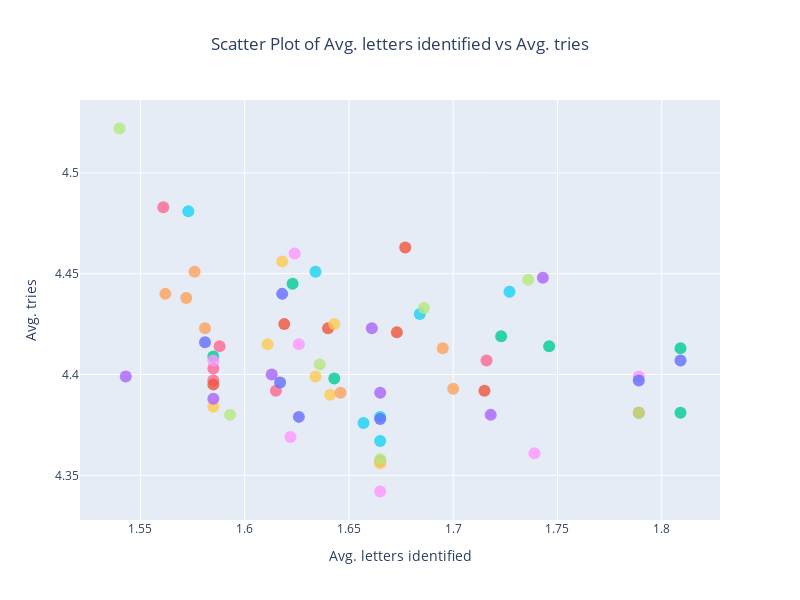

Write notebook code for a chart like this one.
### Markdown cell above
### Scatter Plot of Avg. letters identified vs Avg. tries

### Code cell
plot_guess_stats(
    dataf=guess_stats,
    x_axis_data="avg_letters_identified",
    y_axis_data="tries_mean",
    words="guess",
    title="Avg. letters identified vs Avg. tries",
    xaxis_title="Avg. letters identified",
    yaxis_title="Avg. tries"
)

### Figure 1 — Plotly figure (JSON) as saved in the notebook; plotly's stock layout.template omitted (floating-point values rounded to 4 significant figures)
{"data": [{"hovertemplate": "guess=sarge<br>avg_letters_identified=%{x}<br>tries_mean=%{y}<extra></extra>", "legendgroup": "sarge", "marker": {"color": "#636efa", "opacity": 0.8, "size": 12, "symbol": "circle"}, "mode": "markers", "name": "sarge", "orientation": "v", "showlegend": true, "type": "scatter", "x": [1.618], "xaxis": "x", "y": [4.44], "yaxis": "y"}, {"hovertemplate": "guess=raise<br>avg_letters_identified=%{x}<br>tries_mean=%{y}<extra></extra>", "legendgroup": "raise", "marker": {"color": "#EF553B", "opacity": 0.8, "size": 12, "symbol": "circle"}, "mode": "markers", "name": "raise", "orientation": "v", "showlegend": true, "type": "scatter", "x": [1.789], "xaxis": "x", "y": [4.381], "yaxis": "y"}, {"hovertemplate": "guess=arose<br>avg_letters_identified=%{x}<br>tries_mean=%{y}<extra></extra>", "legendgroup": "arose", "marker": {"color": "#00cc96", "opacity": 0.8, "size": 12, "symbol": "circle"}, "mode": "markers", "name": "arose", "orientation": "v", "showlegend": true, "type": "scatter", "x": [1.809], "xaxis": "x", "y": [4.413], "yaxis": "y"}, {"hovertemplate": "guess=realo<br>avg_letters_identified=%{x}<br>tries_mean=%{y}<extra></extra>", "legendgroup": "realo", "marker": {"color": "#ab63fa", "opacity": 0.8, "size": 12, "symbol": "circle"}, "mode": "markers", "name": "realo", "orientation": "v", "showlegend": true, "type": "scatter", "x": [1.743], "xaxis": "x", "y": [4.448], "yaxis": "y"}, {"hovertemplate": "guess=sayne<br>avg_letters_identified=%{x}<br>tries_mean=%{y}<extra></extra>", "legendgroup": "sayne", "marker": {"color": "#FFA15A", "opacity": 0.8, "size": 12, "symbol": "circle"}, "mode": "markers", "name": "sayne", "orientation": "v", "showlegend": true, "type": "scatter", "x": [1.581], "xaxis": "x", "y": [4.423], "yaxis": "y"}, {"hovertemplate": "guess=sayer<br>avg_letters_identified=%{x}<br>tries_mean=%{y}<extra></extra>", "legendgroup": "sayer", "marker": {"color": "#19d3f3", "opacity": 0.8, "size": 12, "symbol": "circle"}, "mode": "markers", "name": "sayer", "orientation": "v", "showlegend": true, "type": "scatter", "x": [1.684], "xaxis": "x", "y": [4.43], "yaxis": "y"}, {"hovertemplate": "guess=trace<br>avg_letters_identified=%{x}<br>tries_mean=%{y}<extra></extra>", "legendgroup": "trace", "marker": {"color": "#FF6692", "opacity": 0.8, "size": 12, "symbol": "circle"}, "mode": "markers", "name": "trace", "orientation": "v", "showlegend": true, "type": "scatter", "x": [1.585], "xaxis": "x", "y": [4.397], "yaxis": "y"}, {"hovertemplate": "guess=sarin<br>avg_letters_identified=%{x}<br>tries_mean=%{y}<extra></extra>", "legendgroup": "sarin", "marker": {"color": "#B6E880", "opacity": 0.8, "size": 12, "symbol": "circle"}, "mode": "markers", "name": "sarin", "orientation": "v", "showlegend": true, "type": "scatter", "x": [1.593], "xaxis": "x", "y": [4.38], "yaxis": "y"}, {"hovertemplate": "guess=maire<br>avg_letters_identified=%{x}<br>tries_mean=%{y}<extra></extra>", "legendgroup": "maire", "marker": {"color": "#FF97FF", "opacity": 0.8, "size": 12, "symbol": "circle"}, "mode": "markers", "name": "maire", "orientation": "v", "showlegend": true, "type": "scatter", "x": [1.624], "xaxis": "x", "y": [4.46], "yaxis": "y"}, {"hovertemplate": "guess=react<br>avg_letters_identified=%{x}<br>tries_mean=%{y}<extra></extra>", "legendgroup": "react", "marker": {"color": "#FECB52", "opacity": 0.8, "size": 12, "symbol": "circle"}, "mode": "markers", "name": "react", "orientation": "v", "showlegend": true, "type": "scatter", "x": [1.585], "xaxis": "x", "y": [4.384], "yaxis": "y"}, {"hovertemplate": "guess=saice<br>avg_letters_identified=%{x}<br>tries_mean=%{y}<extra></extra>", "legendgroup": "saice", "marker": {"color": "#636efa", "opacity": 0.8, "size": 12, "symbol": "circle"}, "mode": "markers", "name": "saice", "orientation": "v", "showlegend": true, "type": "scatter", "x": [1.626], "xaxis": "x", "y": [4.379], "yaxis": "y"}, {"hovertemplate": "guess=carte<br>avg_letters_identified=%{x}<br>tries_mean=%{y}<extra></extra>", "legendgroup": "carte", "marker": {"color": "#EF553B", "opacity": 0.8, "size": 12, "symbol": "circle"}, "mode": "markers", "name": "carte", "orientation": "v", "showlegend": true, "type": "scatter", "x": [1.585], "xaxis": "x", "y": [4.395], "yaxis": "y"}, {"hovertemplate": "guess=laser<br>avg_letters_identified=%{x}<br>tries_mean=%{y}<extra></extra>", "legendgroup": "laser", "marker": {"color": "#00cc96", "opacity": 0.8, "size": 12, "symbol": "circle"}, "mode": "markers", "name": "laser", "orientation": "v", "showlegend": true, "type": "scatter", "x": [1.746], "xaxis": "x", "y": [4.414], "yaxis": "y"}, {"hovertemplate": "guess=sable<br>avg_letters_identified=%{x}<br>tries_mean=%{y}<extra></extra>", "legendgroup": "sable", "marker": {"color": "#ab63fa", "opacity": 0.8, "size": 12, "symbol": "circle"}, "mode": "markers", "name": "sable", "orientation": "v", "showlegend": true, "type": "scatter", "x": [1.543], "xaxis": "x", "y": [4.399], "yaxis": "y"}, {"hovertemplate": "guess=raine<br>avg_letters_identified=%{x}<br>tries_mean=%{y}<extra></extra>", "legendgroup": "raine", "marker": {"color": "#FFA15A", "opacity": 0.8, "size": 12, "symbol": "circle"}, "mode": "markers", "name": "raine", "orientation": "v", "showlegend": true, "type": "scatter", "x": [1.695], "xaxis": "x", "y": [4.413], "yaxis": "y"}, {"hovertemplate": "guess=scare<br>avg_letters_identified=%{x}<br>tries_mean=%{y}<extra></extra>", "legendgroup": "scare", "marker": {"color": "#19d3f3", "opacity": 0.8, "size": 12, "symbol": "circle"}, "mode": "markers", "name": "scare", "orientation": "v", "showlegend": true, "type": "scatter", "x": [1.657], "xaxis": "x", "y": [4.376], "yaxis": "y"}, {"hovertemplate": "guess=salet<br>avg_letters_identified=%{x}<br>tries_mean=%{y}<extra></extra>", "legendgroup": "salet", "marker": {"color": "#FF6692", "opacity": 0.8, "size": 12, "symbol": "circle"}, "mode": "markers", "name": "salet", "orientation": "v", "showlegend": true, "type": "scatter", "x": [1.665], "xaxis": "x", "y": [4.357], "yaxis": "y"}, {"hovertemplate": "guess=soave<br>avg_letters_identified=%{x}<br>tries_mean=%{y}<extra></extra>", "legendgroup": "soave", "marker": {"color": "#B6E880", "opacity": 0.8, "size": 12, "symbol": "circle"}, "mode": "markers", "name": "soave", "orientation": "v", "showlegend": true, "type": "scatter", "x": [1.54], "xaxis": "x", "y": [4.522], "yaxis": "y"}, {"hovertemplate": "guess=laris<br>avg_letters_identified=%{x}<br>tries_mean=%{y}<extra></extra>", "legendgroup": "laris", "marker": {"color": "#FF97FF", "opacity": 0.8, "size": 12, "symbol": "circle"}, "mode": "markers", "name": "laris", "orientation": "v", "showlegend": true, "type": "scatter", "x": [1.622], "xaxis": "x", "y": [4.369], "yaxis": "y"}, {"hovertemplate": "guess=solar<br>avg_letters_identified=%{x}<br>tries_mean=%{y}<extra></extra>", "legendgroup": "solar", "marker": {"color": "#FECB52", "opacity": 0.8, "size": 12, "symbol": "circle"}, "mode": "markers", "name": "solar", "orientation": "v", "showlegend": true, "type": "scatter", "x": [1.641], "xaxis": "x", "y": [4.39], "yaxis": "y"}, {"hovertemplate": "guess=aeros<br>avg_letters_identified=%{x}<br>tries_mean=%{y}<extra></extra>", "legendgroup": "aeros", "marker": {"color": "#636efa", "opacity": 0.8, "size": 12, "symbol": "circle"}, "mode": "markers", "name": "aeros", "orientation": "v", "showlegend": true, "type": "scatter", "x": [1.809], "xaxis": "x", "y": [4.407], "yaxis": "y"}, {"hovertemplate": "guess=share<br>avg_letters_identified=%{x}<br>tries_mean=%{y}<extra></extra>", "legendgroup": "share", "marker": {"color": "#EF553B", "opacity": 0.8, "size": 12, "symbol": "circle"}, "mode": "markers", "name": "share", "orientation": "v", "showlegend": true, "type": "scatter", "x": [1.64], "xaxis": "x", "y": [4.423], "yaxis": "y"}, {"hovertemplate": "guess=ariel<br>avg_letters_identified=%{x}<br>tries_mean=%{y}<extra></extra>", "legendgroup": "ariel", "marker": {"color": "#00cc96", "opacity": 0.8, "size": 12, "symbol": "circle"}, "mode": "markers", "name": "ariel", "orientation": "v", "showlegend": true, "type": "scatter", "x": [1.723], "xaxis": "x", "y": [4.419], "yaxis": "y"}, {"hovertemplate": "guess=aiery<br>avg_letters_identified=%{x}<br>tries_mean=%{y}<extra></extra>", "legendgroup": "aiery", "marker": {"color": "#ab63fa", "opacity": 0.8, "size": 12, "symbol": "circle"}, "mode": "markers", "name": "aiery", "orientation": "v", "showlegend": true, "type": "scatter", "x": [1.661], "xaxis": "x", "y": [4.423], "yaxis": "y"}, {"hovertemplate": "guess=haole<br>avg_letters_identified=%{x}<br>tries_mean=%{y}<extra></extra>", "legendgroup": "haole", "marker": {"color": "#FFA15A", "opacity": 0.8, "size": 12, "symbol": "circle"}, "mode": "markers", "name": "haole", "orientation": "v", "showlegend": true, "type": "scatter", "x": [1.562], "xaxis": "x", "y": [4.44], "yaxis": "y"}, {"hovertemplate": "guess=stale<br>avg_letters_identified=%{x}<br>tries_mean=%{y}<extra></extra>", "legendgroup": "stale", "marker": {"color": "#19d3f3", "opacity": 0.8, "size": 12, "symbol": "circle"}, "mode": "markers", "name": "stale", "orientation": "v", "showlegend": true, "type": "scatter", "x": [1.665], "xaxis": "x", "y": [4.379], "yaxis": "y"}, {"hovertemplate": "guess=recta<br>avg_letters_identified=%{x}<br>tries_mean=%{y}<extra></extra>", "legendgroup": "recta", "marker": {"color": "#FF6692", "opacity": 0.8, "size": 12, "symbol": "circle"}, "mode": "markers", "name": "recta", "orientation": "v", "showlegend": true, "type": "scatter", "x": [1.585], "xaxis": "x", "y": [4.403], "yaxis": "y"}, {"hovertemplate": "guess=arise<br>avg_letters_identified=%{x}<br>tries_mean=%{y}<extra></extra>", "legendgroup": "arise", "marker": {"color": "#B6E880", "opacity": 0.8, "size": 12, "symbol": "circle"}, "mode": "markers", "name": "arise", "orientation": "v", "showlegend": true, "type": "scatter", "x": [1.789], "xaxis": "x", "y": [4.381], "yaxis": "y"}, {"hovertemplate": "guess=stare<br>avg_letters_identified=%{x}<br>tries_mean=%{y}<extra></extra>", "legendgroup": "stare", "marker": {"color": "#FF97FF", "opacity": 0.8, "size": 12, "symbol": "circle"}, "mode": "markers", "name": "stare", "orientation": "v", "showlegend": true, "type": "scatter", "x": [1.739], "xaxis": "x", "y": [4.361], "yaxis": "y"}, {"hovertemplate": "guess=early<br>avg_letters_identified=%{x}<br>tries_mean=%{y}<extra></extra>", "legendgroup": "early", "marker": {"color": "#FECB52", "opacity": 0.8, "size": 12, "symbol": "circle"}, "mode": "markers", "name": "early", "orientation": "v", "showlegend": true, "type": "scatter", "x": [1.618], "xaxis": "x", "y": [4.456], "yaxis": "y"}, {"hovertemplate": "guess=stela<br>avg_letters_identified=%{x}<br>tries_mean=%{y}<extra></extra>", "legendgroup": "stela", "marker": {"color": "#636efa", "opacity": 0.8, "size": 12, "symbol": "circle"}, "mode": "markers", "name": "stela", "orientation": "v", "showlegend": true, "type": "scatter", "x": [1.665], "xaxis": "x", "y": [4.378], "yaxis": "y"}, {"hovertemplate": "guess=aisle<br>avg_letters_identified=%{x}<br>tries_mean=%{y}<extra></extra>", "legendgroup": "aisle", "marker": {"color": "#EF553B", "opacity": 0.8, "size": 12, "symbol": "circle"}, "mode": "markers", "name": "aisle", "orientation": "v", "showlegend": true, "type": "scatter", "x": [1.715], "xaxis": "x", "y": [4.392], "yaxis": "y"}, {"hovertemplate": "guess=cater<br>avg_letters_identified=%{x}<br>tries_mean=%{y}<extra></extra>", "legendgroup": "cater", "marker": {"color": "#00cc96", "opacity": 0.8, "size": 12, "symbol": "circle"}, "mode": "markers", "name": "cater", "orientation": "v", "showlegend": true, "type": "scatter", "x": [1.585], "xaxis": "x", "y": [4.409], "yaxis": "y"}, {"hovertemplate": "guess=steal<br>avg_letters_identified=%{x}<br>tries_mean=%{y}<extra></extra>", "legendgroup": "steal", "marker": {"color": "#ab63fa", "opacity": 0.8, "size": 12, "symbol": "circle"}, "mode": "markers", "name": "steal", "orientation": "v", "showlegend": true, "type": "scatter", "x": [1.665], "xaxis": "x", "y": [4.391], "yaxis": "y"}, {"hovertemplate": "guess=aures<br>avg_letters_identified=%{x}<br>tries_mean=%{y}<extra></extra>", "legendgroup": "aures", "marker": {"color": "#FFA15A", "opacity": 0.8, "size": 12, "symbol": "circle"}, "mode": "markers", "name": "aures", "orientation": "v", "showlegend": true, "type": "scatter", "x": [1.7], "xaxis": "x", "y": [4.393], "yaxis": "y"}, {"hovertemplate": "guess=slate<br>avg_letters_identified=%{x}<br>tries_mean=%{y}<extra></extra>", "legendgroup": "slate", "marker": {"color": "#19d3f3", "opacity": 0.8, "size": 12, "symbol": "circle"}, "mode": "markers", "name": "slate", "orientation": "v", "showlegend": true, "type": "scatter", "x": [1.665], "xaxis": "x", "y": [4.367], "yaxis": "y"}, {"hovertemplate": "guess=maise<br>avg_letters_identified=%{x}<br>tries_mean=%{y}<extra></extra>", "legendgroup": "maise", "marker": {"color": "#FF6692", "opacity": 0.8, "size": 12, "symbol": "circle"}, "mode": "markers", "name": "maise", "orientation": "v", "showlegend": true, "type": "scatter", "x": [1.615], "xaxis": "x", "y": [4.392], "yaxis": "y"}, {"hovertemplate": "guess=stane<br>avg_letters_identified=%{x}<br>tries_mean=%{y}<extra></extra>", "legendgroup": "stane", "marker": {"color": "#B6E880", "opacity": 0.8, "size": 12, "symbol": "circle"}, "mode": "markers", "name": "stane", "orientation": "v", "showlegend": true, "type": "scatter", "x": [1.636], "xaxis": "x", "y": [4.405], "yaxis": "y"}, {"hovertemplate": "guess=crate<br>avg_letters_identified=%{x}<br>tries_mean=%{y}<extra></extra>", "legendgroup": "crate", "marker": {"color": "#FF97FF", "opacity": 0.8, "size": 12, "symbol": "circle"}, "mode": "markers", "name": "crate", "orientation": "v", "showlegend": true, "type": "scatter", "x": [1.585], "xaxis": "x", "y": [4.407], "yaxis": "y"}, {"hovertemplate": "guess=roast<br>avg_letters_identified=%{x}<br>tries_mean=%{y}<extra></extra>", "legendgroup": "roast", "marker": {"color": "#FECB52", "opacity": 0.8, "size": 12, "symbol": "circle"}, "mode": "markers", "name": "roast", "orientation": "v", "showlegend": true, "type": "scatter", "x": [1.634], "xaxis": "x", "y": [4.399], "yaxis": "y"}, {"hovertemplate": "guess=toise<br>avg_letters_identified=%{x}<br>tries_mean=%{y}<extra></extra>", "legendgroup": "toise", "marker": {"color": "#636efa", "opacity": 0.8, "size": 12, "symbol": "circle"}, "mode": "markers", "name": "toise", "orientation": "v", "showlegend": true, "type": "scatter", "x": [1.581], "xaxis": "x", "y": [4.416], "yaxis": "y"}, {"hovertemplate": "guess=aurei<br>avg_letters_identified=%{x}<br>tries_mean=%{y}<extra></extra>", "legendgroup": "aurei", "marker": {"color": "#EF553B", "opacity": 0.8, "size": 12, "symbol": "circle"}, "mode": "markers", "name": "aurei", "orientation": "v", "showlegend": true, "type": "scatter", "x": [1.677], "xaxis": "x", "y": [4.463], "yaxis": "y"}, {"hovertemplate": "guess=paire<br>avg_letters_identified=%{x}<br>tries_mean=%{y}<extra></extra>", "legendgroup": "paire", "marker": {"color": "#00cc96", "opacity": 0.8, "size": 12, "symbol": "circle"}, "mode": "markers", "name": "paire", "orientation": "v", "showlegend": true, "type": "scatter", "x": [1.623], "xaxis": "x", "y": [4.445], "yaxis": "y"}, {"hovertemplate": "guess=caret<br>avg_letters_identified=%{x}<br>tries_mean=%{y}<extra></extra>", "legendgroup": "caret", "marker": {"color": "#ab63fa", "opacity": 0.8, "size": 12, "symbol": "circle"}, "mode": "markers", "name": "caret", "orientation": "v", "showlegend": true, "type": "scatter", "x": [1.585], "xaxis": "x", "y": [4.388], "yaxis": "y"}, {"hovertemplate": "guess=caste<br>avg_letters_identified=%{x}<br>tries_mean=%{y}<extra></extra>", "legendgroup": "caste", "marker": {"color": "#FFA15A", "opacity": 0.8, "size": 12, "symbol": "circle"}, "mode": "markers", "name": "caste", "orientation": "v", "showlegend": true, "type": "scatter", "x": [1.576], "xaxis": "x", "y": [4.451], "yaxis": "y"}, {"hovertemplate": "guess=stoae<br>avg_letters_identified=%{x}<br>tries_mean=%{y}<extra></extra>", "legendgroup": "stoae", "marker": {"color": "#19d3f3", "opacity": 0.8, "size": 12, "symbol": "circle"}, "mode": "markers", "name": "stoae", "orientation": "v", "showlegend": true, "type": "scatter", "x": [1.727], "xaxis": "x", "y": [4.441], "yaxis": "y"}, {"hovertemplate": "guess=potae<br>avg_letters_identified=%{x}<br>tries_mean=%{y}<extra></extra>", "legendgroup": "potae", "marker": {"color": "#FF6692", "opacity": 0.8, "size": 12, "symbol": "circle"}, "mode": "markers", "name": "potae", "orientation": "v", "showlegend": true, "type": "scatter", "x": [1.561], "xaxis": "x", "y": [4.483], "yaxis": "y"}, {"hovertemplate": "guess=anise<br>avg_letters_identified=%{x}<br>tries_mean=%{y}<extra></extra>", "legendgroup": "anise", "marker": {"color": "#B6E880", "opacity": 0.8, "size": 12, "symbol": "circle"}, "mode": "markers", "name": "anise", "orientation": "v", "showlegend": true, "type": "scatter", "x": [1.686], "xaxis": "x", "y": [4.433], "yaxis": "y"}, {"hovertemplate": "guess=serai<br>avg_letters_identified=%{x}<br>tries_mean=%{y}<extra></extra>", "legendgroup": "serai", "marker": {"color": "#FF97FF", "opacity": 0.8, "size": 12, "symbol": "circle"}, "mode": "markers", "name": "serai", "orientation": "v", "showlegend": true, "type": "scatter", "x": [1.789], "xaxis": "x", "y": [4.399], "yaxis": "y"}, {"hovertemplate": "guess=tesla<br>avg_letters_identified=%{x}<br>tries_mean=%{y}<extra></extra>", "legendgroup": "tesla", "marker": {"color": "#FECB52", "opacity": 0.8, "size": 12, "symbol": "circle"}, "mode": "markers", "name": "tesla", "orientation": "v", "showlegend": true, "type": "scatter", "x": [1.665], "xaxis": "x", "y": [4.356], "yaxis": "y"}, {"hovertemplate": "guess=sabre<br>avg_letters_identified=%{x}<br>tries_mean=%{y}<extra></extra>", "legendgroup": "sabre", "marker": {"color": "#636efa", "opacity": 0.8, "size": 12, "symbol": "circle"}, "mode": "markers", "name": "sabre", "orientation": "v", "showlegend": true, "type": "scatter", "x": [1.617], "xaxis": "x", "y": [4.396], "yaxis": "y"}, {"hovertemplate": "guess=saute<br>avg_letters_identified=%{x}<br>tries_mean=%{y}<extra></extra>", "legendgroup": "saute", "marker": {"color": "#EF553B", "opacity": 0.8, "size": 12, "symbol": "circle"}, "mode": "markers", "name": "saute", "orientation": "v", "showlegend": true, "type": "scatter", "x": [1.619], "xaxis": "x", "y": [4.425], "yaxis": "y"}, {"hovertemplate": "guess=soare<br>avg_letters_identified=%{x}<br>tries_mean=%{y}<extra></extra>", "legendgroup": "soare", "marker": {"color": "#00cc96", "opacity": 0.8, "size": 12, "symbol": "circle"}, "mode": "markers", "name": "soare", "orientation": "v", "showlegend": true, "type": "scatter", "x": [1.809], "xaxis": "x", "y": [4.381], "yaxis": "y"}, {"hovertemplate": "guess=snare<br>avg_letters_identified=%{x}<br>tries_mean=%{y}<extra></extra>", "legendgroup": "snare", "marker": {"color": "#ab63fa", "opacity": 0.8, "size": 12, "symbol": "circle"}, "mode": "markers", "name": "snare", "orientation": "v", "showlegend": true, "type": "scatter", "x": [1.718], "xaxis": "x", "y": [4.38], "yaxis": "y"}, {"hovertemplate": "guess=spare<br>avg_letters_identified=%{x}<br>tries_mean=%{y}<extra></extra>", "legendgroup": "spare", "marker": {"color": "#FFA15A", "opacity": 0.8, "size": 12, "symbol": "circle"}, "mode": "markers", "name": "spare", "orientation": "v", "showlegend": true, "type": "scatter", "x": [1.646], "xaxis": "x", "y": [4.391], "yaxis": "y"}, {"hovertemplate": "guess=coate<br>avg_letters_identified=%{x}<br>tries_mean=%{y}<extra></extra>", "legendgroup": "coate", "marker": {"color": "#19d3f3", "opacity": 0.8, "size": 12, "symbol": "circle"}, "mode": "markers", "name": "coate", "orientation": "v", "showlegend": true, "type": "scatter", "x": [1.573], "xaxis": "x", "y": [4.481], "yaxis": "y"}, {"hovertemplate": "guess=irate<br>avg_letters_identified=%{x}<br>tries_mean=%{y}<extra></extra>", "legendgroup": "irate", "marker": {"color": "#FF6692", "opacity": 0.8, "size": 12, "symbol": "circle"}, "mode": "markers", "name": "irate", "orientation": "v", "showlegend": true, "type": "scatter", "x": [1.716], "xaxis": "x", "y": [4.407], "yaxis": "y"}, {"hovertemplate": "guess=oater<br>avg_letters_identified=%{x}<br>tries_mean=%{y}<extra></extra>", "legendgroup": "oater", "marker": {"color": "#B6E880", "opacity": 0.8, "size": 12, "symbol": "circle"}, "mode": "markers", "name": "oater", "orientation": "v", "showlegend": true, "type": "scatter", "x": [1.736], "xaxis": "x", "y": [4.447], "yaxis": "y"}, {"hovertemplate": "guess=least<br>avg_letters_identified=%{x}<br>tries_mean=%{y}<extra></extra>", "legendgroup": "least", "marker": {"color": "#FF97FF", "opacity": 0.8, "size": 12, "symbol": "circle"}, "mode": "markers", "name": "least", "orientation": "v", "showlegend": true, "type": "scatter", "x": [1.665], "xaxis": "x", "y": [4.342], "yaxis": "y"}, {"hovertemplate": "guess=teary<br>avg_letters_identified=%{x}<br>tries_mean=%{y}<extra></extra>", "legendgroup": "teary", "marker": {"color": "#FECB52", "opacity": 0.8, "size": 12, "symbol": "circle"}, "mode": "markers", "name": "teary", "orientation": "v", "showlegend": true, "type": "scatter", "x": [1.611], "xaxis": "x", "y": [4.415], "yaxis": "y"}, {"hovertemplate": "guess=aesir<br>avg_letters_identified=%{x}<br>tries_mean=%{y}<extra></extra>", "legendgroup": "aesir", "marker": {"color": "#636efa", "opacity": 0.8, "size": 12, "symbol": "circle"}, "mode": "markers", "name": "aesir", "orientation": "v", "showlegend": true, "type": "scatter", "x": [1.789], "xaxis": "x", "y": [4.397], "yaxis": "y"}, {"hovertemplate": "guess=later<br>avg_letters_identified=%{x}<br>tries_mean=%{y}<extra></extra>", "legendgroup": "later", "marker": {"color": "#EF553B", "opacity": 0.8, "size": 12, "symbol": "circle"}, "mode": "markers", "name": "later", "orientation": "v", "showlegend": true, "type": "scatter", "x": [1.673], "xaxis": "x", "y": [4.421], "yaxis": "y"}, {"hovertemplate": "guess=slane<br>avg_letters_identified=%{x}<br>tries_mean=%{y}<extra></extra>", "legendgroup": "slane", "marker": {"color": "#00cc96", "opacity": 0.8, "size": 12, "symbol": "circle"}, "mode": "markers", "name": "slane", "orientation": "v", "showlegend": true, "type": "scatter", "x": [1.643], "xaxis": "x", "y": [4.398], "yaxis": "y"}, {"hovertemplate": "guess=store<br>avg_letters_identified=%{x}<br>tries_mean=%{y}<extra></extra>", "legendgroup": "store", "marker": {"color": "#ab63fa", "opacity": 0.8, "size": 12, "symbol": "circle"}, "mode": "markers", "name": "store", "orientation": "v", "showlegend": true, "type": "scatter", "x": [1.613], "xaxis": "x", "y": [4.4], "yaxis": "y"}, {"hovertemplate": "guess=farse<br>avg_letters_identified=%{x}<br>tries_mean=%{y}<extra></extra>", "legendgroup": "farse", "marker": {"color": "#FFA15A", "opacity": 0.8, "size": 12, "symbol": "circle"}, "mode": "markers", "name": "farse", "orientation": "v", "showlegend": true, "type": "scatter", "x": [1.572], "xaxis": "x", "y": [4.438], "yaxis": "y"}, {"hovertemplate": "guess=paseo<br>avg_letters_identified=%{x}<br>tries_mean=%{y}<extra></extra>", "legendgroup": "paseo", "marker": {"color": "#19d3f3", "opacity": 0.8, "size": 12, "symbol": "circle"}, "mode": "markers", "name": "paseo", "orientation": "v", "showlegend": true, "type": "scatter", "x": [1.634], "xaxis": "x", "y": [4.451], "yaxis": "y"}, {"hovertemplate": "guess=solei<br>avg_letters_identified=%{x}<br>tries_mean=%{y}<extra></extra>", "legendgroup": "solei", "marker": {"color": "#FF6692", "opacity": 0.8, "size": 12, "symbol": "circle"}, "mode": "markers", "name": "solei", "orientation": "v", "showlegend": true, "type": "scatter", "x": [1.588], "xaxis": "x", "y": [4.414], "yaxis": "y"}, {"hovertemplate": "guess=setal<br>avg_letters_identified=%{x}<br>tries_mean=%{y}<extra></extra>", "legendgroup": "setal", "marker": {"color": "#B6E880", "opacity": 0.8, "size": 12, "symbol": "circle"}, "mode": "markers", "name": "setal", "orientation": "v", "showlegend": true, "type": "scatter", "x": [1.665], "xaxis": "x", "y": [4.358], "yaxis": "y"}, {"hovertemplate": "guess=salue<br>avg_letters_identified=%{x}<br>tries_mean=%{y}<extra></extra>", "legendgroup": "salue", "marker": {"color": "#FF97FF", "opacity": 0.8, "size": 12, "symbol": "circle"}, "mode": "markers", "name": "salue", "orientation": "v", "showlegend": true, "type": "scatter", "x": [1.626], "xaxis": "x", "y": [4.415], "yaxis": "y"}, {"hovertemplate": "guess=morae<br>avg_letters_identified=%{x}<br>tries_mean=%{y}<extra></extra>", "legendgroup": "morae", "marker": {"color": "#FECB52", "opacity": 0.8, "size": 12, "symbol": "circle"}, "mode": "markers", "name": "morae", "orientation": "v", "showlegend": true, "type": "scatter", "x": [1.643], "xaxis": "x", "y": [4.425], "yaxis": "y"}], "layout": {"height": 600, "legend": {"title": {"text": "guess"}, "tracegroupgap": 0}, "showlegend": false, "title": {"text": "Scatter Plot of Avg. letters identified vs Avg. tries", "x": 0.5}, "width": 800, "xaxis": {"anchor": "y", "domain": [0, 1], "title": {"text": "Avg. letters identified"}}, "yaxis": {"anchor": "x", "domain": [0, 1], "title": {"text": "Avg. tries"}}}}
